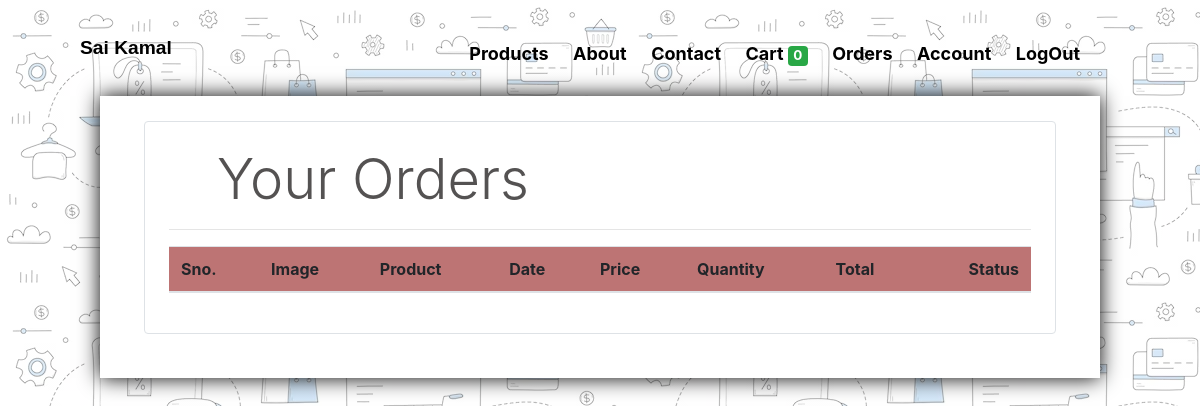
The app's page /orders (signed in), older data.
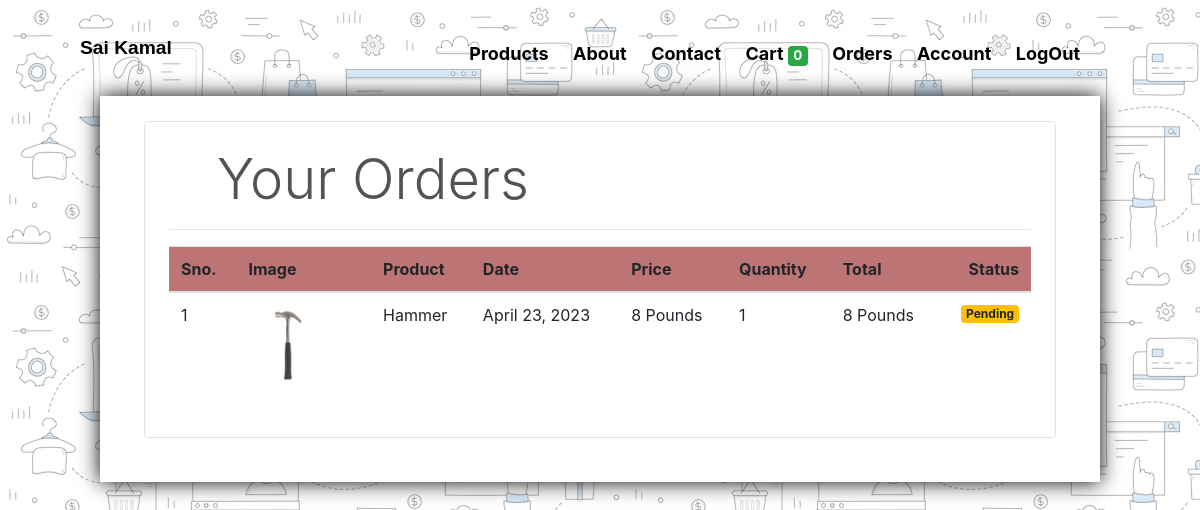
The same page, newer data.
### prateekstore/models/orders.py (models this page shows, shortened)
class Order(models.Model):
    product = models.ForeignKey(Products,
                                on_delete=models.CASCADE)
    customer = models.ForeignKey(Customer,
                                 on_delete=models.CASCADE)
    quantity = models.IntegerField(default=1)
    price = models.IntegerField()
    address = models.CharField (max_length=50, default='', blank=True)
    phone = models.CharField (max_length=50, default='', blank=True)
    date = models.DateField (default=datetime.datetime.today)
    status = models.BooleanField (default=False)
    @staticmethod
    def get_orders_by_customer(customer_id):
        return Order.objects.filter(customer=customer_id).order_by('-date')

### prateekstore/models/product.py (models this page shows, shortened)
class Products(models.Model):
    name = models.CharField(max_length=60)
    price= models.IntegerField(default=0)
    category= models.ForeignKey(Category,on_delete=models.CASCADE,default=1 )
    description= models.CharField(max_length=250, default='', blank=True, null= True)
    image= models.ImageField(upload_to='uploads/products/')

### prateekstore/middlewares/auth.py (the view)
    def middleware(request):
        print(request.session.get('customer'))
        returnUrl = request.META['PATH_INFO']
        print(request.META['PATH_INFO'])
        if not request.session.get('customer'):
           return redirect(f'login?return_url={returnUrl}')
        response = get_response(request)
        return response

### prateekstore/templatetags/custom_filter.py (called while the page is built)
@register.filter(name='currency')
def currency(number):
    return str(number) + " Pounds"

@register.filter(name='multiply')
def multiply(number , number1):
    return number * number1

### prateekstore/views/orders.py (called while the page is built)
    def get(self , request ):
        customer = request.session.get('customer')
        orders = Order.get_orders_by_customer(customer)
        print(orders)
        return render(request , 'orders.html'  , {'orders' : orders})

### prateekstore/templates/orders.html (shortened to what this page needs)
<body class="body">
{% extends 'base2.html' %}
{% block content %}
{% load cart %}
{% load custom_filter %}
<div class="small-container-product">
   <div class="border rounded p-4 m-4">
        <p class="display-4 pl-4 ml-4">Your Orders</p>
        <hr>
        <table class="table">
            <thead>
                <tr>
                    <th>Sno.</th>
                    <th>Image</th>
                    <th>Product</th>
                    <th>Date</th>
                    <th>Price</th>
                    <th>Quantity</th>
                    <th>Total</th>
                    <th>Status</th>
                </tr>
            </thead>
            <tbody>
                {% for order in orders %}
                <tr>
                    <td>{{forloop.counter}}</td>
                    <td><img style="height: 80px;" class="rounded-circle" src="{{order.product.image.url}}" alt=""></td>
                    <td>{{order.product.name}}</td>
                    <td>{{order.date}}</td>
                    <td>{{order.price|currency}}</td>
                    <td>{{order.quantity}}</td>
                    <td>{{order.quantity|multiply:order.price|currency}}</td>
                    {% if order.status %}
                    <td><small class="badge badge-success">Completed</small></td>
                    {%else%}
                    <td><small class="badge badge-warning">Pending</small></td>
                    {% endif %}
                </tr>
                {% endfor %}
                {% endblock %}

Row changes from the older to the newer data that the page shows:
added Order: product.image (picture), product.name "Hammer", date "April 23, 2023", price "8 Pounds", quantity "1", quantity|multiply "8 Pounds", status "Pending"
